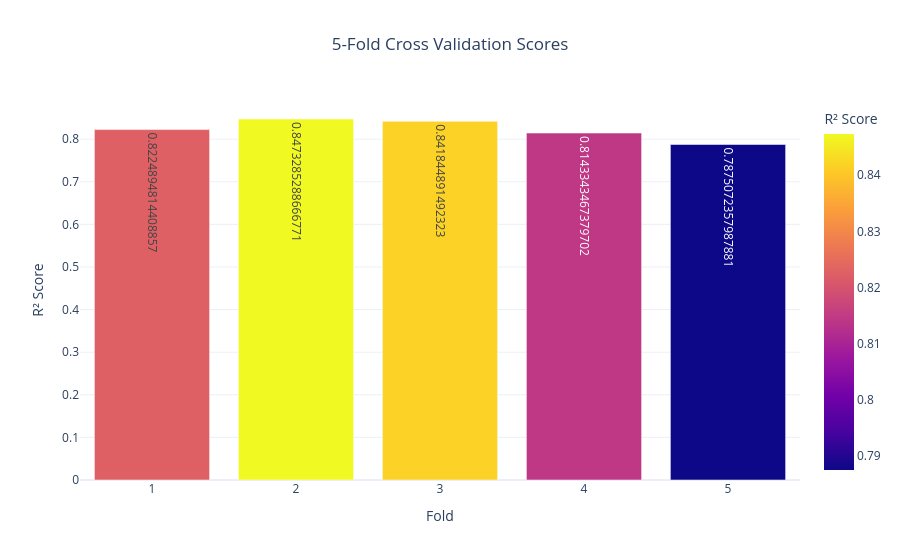

Source (notebook cell):
### Code cell
cv_df = pd.DataFrame({
    "Fold": range(1,6),
    "R² Score": cv_scores
})

fig = px.bar(
    cv_df,
    x="Fold",
    y="R² Score",
    text="R² Score",
    color="R² Score",
    title="5-Fold Cross Validation Scores",
    template="plotly_white"
)

fig.update_layout(
    title_x=0.5
)

fig.show()

### Figure 1 — Plotly figure (JSON) as saved in the notebook; plotly's stock layout.template omitted (floating-point values rounded to 4 significant figures)
{"data": [{"hovertemplate": "Fold=%{x}<br>R² Score=%{marker.color}<extra></extra>", "legendgroup": "", "marker": {"color": [0.8225, 0.8473, 0.8418, 0.8143, 0.7875], "coloraxis": "coloraxis", "pattern": {"shape": ""}}, "name": "", "orientation": "v", "showlegend": false, "text": [0.8225, 0.8473, 0.8418, 0.8143, 0.7875], "textposition": "auto", "type": "bar", "x": [1, 2, 3, 4, 5], "xaxis": "x", "y": [0.8225, 0.8473, 0.8418, 0.8143, 0.7875], "yaxis": "y"}], "layout": {"barmode": "relative", "coloraxis": {"colorbar": {"title": {"text": "R² Score"}}, "colorscale": [[0, "#0d0887"], [0.1111, "#46039f"], [0.2222, "#7201a8"], [0.3333, "#9c179e"], [0.4444, "#bd3786"], [0.5556, "#d8576b"], [0.6667, "#ed7953"], [0.7778, "#fb9f3a"], [0.8889, "#fdca26"], [1, "#f0f921"]]}, "legend": {"tracegroupgap": 0}, "title": {"text": "5-Fold Cross Validation Scores", "x": 0.5}, "xaxis": {"anchor": "y", "domain": [0, 1], "title": {"text": "Fold"}}, "yaxis": {"anchor": "x", "domain": [0, 1], "title": {"text": "R² Score"}}}}
